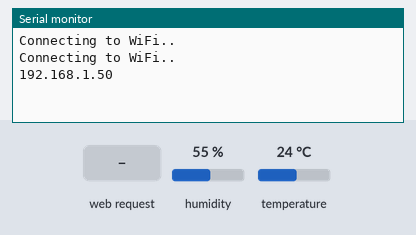
A sketch run on a simulated ESP32. Parts: the last lines printed to the serial monitor. Inputs (shaded band) come from the test bench; at power-on: humidity 55 %, temperature 24 °C. WiFi joins after 1.5 s; servers stay silent unless stated.

Above: at 3.2 s.
3.3 s: HTTP request GET /temperature received
At 4.4 s:
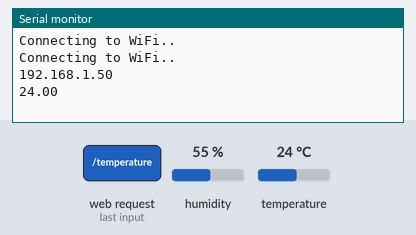
4.8 s: HTTP request GET /humidity received
At 5.8 s:
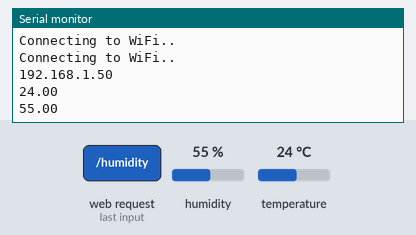

Measured:
- after the input at 3.3 s, the serial monitor: prints a new line at once (image 1)
- after the input at 4.8 s, the serial monitor: prints a new line at once (image 2)

The sketch:

1_ESP32_2DHT11_AsyncWebServer.ino
```cpp
// Import required libraries
#include "WiFi.h"
#include "ESPAsyncWebServer.h"
#include <Adafruit_Sensor.h>
#include <DHT.h>

// Replace with your network credentials
const char* ssid = "Pb 2.4";
const char* password = "";

#define DHTPIN 27     // Digital pin connected to the DHT sensor

// Uncomment the type of sensor in use:
#define DHTTYPE    DHT11     // DHT 11
//#define DHTTYPE    DHT22     // DHT 22 (AM2302)
//#define DHTTYPE    DHT21     // DHT 21 (AM2301)

DHT dht(DHTPIN, DHTTYPE);

// Create AsyncWebServer object on port 80
AsyncWebServer server(80);

String readDHTTemperature() {
  // Sensor readings may also be up to 2 seconds 'old' (its a very slow sensor)
  // Read temperature as Celsius (the default)
  float t = dht.readTemperature();
  // Read temperature as Fahrenheit (isFahrenheit = true)
  //float t = dht.readTemperature(true);
  // Check if any reads failed and exit early (to try again).
  if (isnan(t)) {
    Serial.println("Failed to read from DHT sensor!");
    return "--";
  }
  else {
    Serial.println(t);
    return String(t);
  }
}

String readDHTHumidity() {
  // Sensor readings may also be up to 2 seconds 'old' (its a very slow sensor)
  float h = dht.readHumidity();
  if (isnan(h)) {
    Serial.println("Failed to read from DHT sensor!");
    return "--";
  }
  else {
    Serial.println(h);
    return String(h);
  }
}

const char index_html[] PROGMEM = R"rawliteral(
<!DOCTYPE HTML><html>
<head>
  <meta name="viewport" content="width=device-width, initial-scale=1">
  <link rel="stylesheet" href="https://use.fontawesome.com/releases/v5.7.2/css/all.css" integrity="sha384-fnmOCqbTlWIlj8LyTjo7mOUStjsKC4pOpQbqyi7RrhN7udi9RwhKkMHpvLbHG9Sr" crossorigin="anonymous">
  <style>
    html {
     font-family: Arial;
     display: inline-block;
     margin: 0px auto;
     text-align: center;
    }
    h2 { font-size: 3.0rem; }
    p { font-size: 3.0rem; }
    .units { font-size: 1.2rem; }
    .dht-labels{
      font-size: 1.5rem;
      vertical-align:middle;
      padding-bottom: 15px;
    }
    .container {
      display: flex;
      justify-content: space-around;
    }
    .sensor {
      flex: 1;
      padding: 20px;
    }
  </style>
</head>
<body>
  <h2>ESP32 DHT Server</h2>
  <div class="container">
    <div class="sensor">
      <h3>NODO MAESTRO (ESP32)</h3>
      <p>
        <i class="fas fa-thermometer-half" style="color:#059e8a;"></i>
        <span class="dht-labels">Temperature</span>
        <span id="temperature1">%TEMPERATURE%</span>
        <sup class="units">&deg;C</sup>
      </p>
      <p>
        <i class="fas fa-tint" style="color:#00add6;"></i>
        <span class="dht-labels">Humidity</span>
        <span id="humidity1">%HUMIDITY%</span>
        <sup class="units">&percnt;</sup>
      </p>
    </div>
    <div class="sensor">
      <h3>NODO ESCLAVO 1 (ARDUINO UNO)</h3>
      <p>
        <i class="fas fa-thermometer-half" style="color:#059e8a;"></i>
        <span class="dht-labels">Temperature</span>
        <span id="temperature2">%TEMPERATURE%</span>
        <sup class="units">&deg;C</sup>
      </p>
      <p>
        <i class="fas fa-tint" style="color:#00add6;"></i>
        <span class="dht-labels">Humidity</span>
        <span id="humidity2">%HUMIDITY%</span>
        <sup class="units">&percnt;</sup>
      </p>
    </div>
  </div>
</body>
<script>
setInterval(function ( ) {
  var xhttp = new XMLHttpRequest();
  xhttp.onreadystatechange = function() {
    if (this.readyState == 4 && this.status == 200) {
      document.getElementById("temperature1").innerHTML = this.responseText;
      document.getElementById("temperature2").innerHTML = this.responseText;
    }
  };
  xhttp.open("GET", "/temperature", true);
  xhttp.send();
}, 2000 ) ;

setInterval(function ( ) {
  var xhttp = new XMLHttpRequest();
  xhttp.onreadystatechange = function() {
    if (this.readyState == 4 && this.status == 200) {
      document.getElementById("humidity1").innerHTML = this.responseText;
      document.getElementById("humidity2").innerHTML = this.responseText;
    }
  };
  xhttp.open("GET", "/humidity", true);
  xhttp.send();
}, 2000 ) ;
</script>
</html>)rawliteral";

// Replaces placeholder with DHT values
String processor(const String& var){
  //Serial.println(var);
  if(var == "TEMPERATURE"){
    return readDHTTemperature();
  }
  else if(var == "HUMIDITY"){
    return readDHTHumidity();
  }
  return String();
}

void setup(){
  // Serial port for debugging purposes
  Serial.begin(115200);

  dht.begin();

  // Connect to Wi-Fi
  WiFi.begin(ssid, password);
  while (WiFi.status() != WL_CONNECTED) {
    delay(1000);
    Serial.println("Connecting to WiFi..");
  }

  // Print ESP32 Local IP Address
  Serial.println(WiFi.localIP());

  // Route for root / web page
  server.on("/", HTTP_GET, [](AsyncWebServerRequest *request){
    request->send_P(200, "text/html", index_html, processor);
  });
  server.on("/temperature", HTTP_GET, [](AsyncWebServerRequest *request){
    request->send_P(200, "text/plain", readDHTTemperature().c_str());
  });
  server.on("/humidity", HTTP_GET, [](AsyncWebServerRequest *request){
    request->send_P(200, "text/plain", readDHTHumidity().c_str());
  });

  // Start server
  server.begin();
}

void loop(){

}
```
